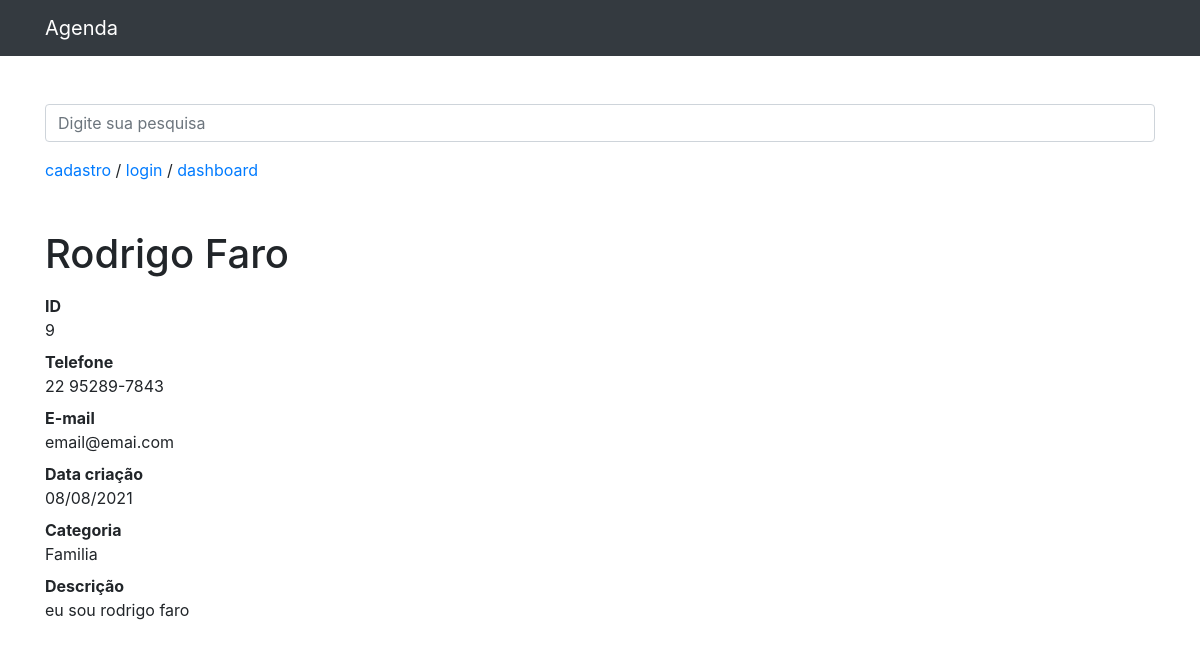
Screenshot of /9 with the database file from the repository.
### contatos/models.py (models this page shows, shortened)
class Contato(models.Model):
    nome = models.CharField(max_length=255)
    sobrenome = models.CharField(max_length=255, blank=True)
    telefone = models.CharField(max_length=255)
    email = models.CharField(max_length=255, blank=True)
    data_cria = models.DateTimeField(default=timezone.now)
    descricao = models.TextField(blank=True)
    categoria = models.ForeignKey(Categoria, on_delete=models.DO_NOTHING)
    mostrar = models.BooleanField(default=True)
    foto = models.ImageField(blank=True, upload_to='fotos/%Y/%m/')

class Categoria(models.Model):
    nome = models.CharField(max_length=255)
    def __str__(self):
        return self.nome

### contatos/views.py (the view)
# urls.py: path('<int:contato_id>', views.ver_contato, name='ver_contato'),
def ver_contato(request, contato_id):
    contatos = get_object_or_404(Contato, id=contato_id)
    if not contatos.mostrar:
        raise Http404()
    return render(request, 'contatos/ver_contato.html', {
        'contatos': contatos
    })

### contatos/templates/contatos/ver_contato.html (shortened to what this page needs)
{%extends 'base.html'%}
{%block 'conteudo'%}
<h1 class="mt-5">{{contatos.nome}} {{contatos.sobrenome}}</h1>
<dl>
  <dt>ID</dt>
  <dd>{{contatos.id}}</dd>
  <dt>Telefone</dt>
  <dd>{{contatos.telefone}}</dd>
  <dt>E-mail</dt>
  <dd>{{contatos.email}}</dd>
  <dt>Data criação</dt>
  <dd>{{ contatos.data_cria|date:'d/m/Y' }}</dd>
  <dt>Categoria</dt>
  <dd>{{contatos.categoria}}</dd>
  <dt>Descrição</dt>
  <dd>{{contatos.descricao}}</dd>
</dl>
{%endblock%}

### rows the page displays
Contato: nome "Rodrigo", sobrenome "Faro", id "9", telefone "22 95289-7843", email "email@emai.com", data_cria "08/08/2021", categoria "Familia", descricao "eu sou rodrigo faro"
